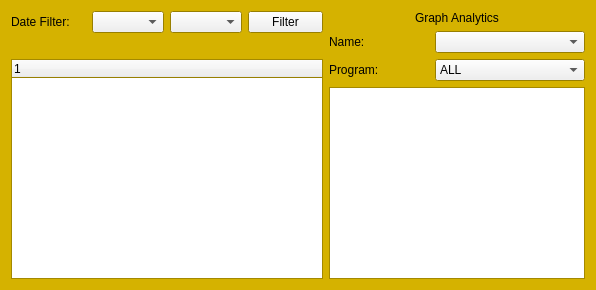
      <widget class="QWidget" name="teach_tab">
       <property name="palette">
        <palette>
         <active>
          <colorrole role="Base">
           <brush brushstyle="SolidPattern">
            <color alpha="255">
             <red>255</red>
             <green>255</green>
             <blue>255</blue>
            </color>
           </brush>
          </colorrole>
          <colorrole role="Window">
           <brush brushstyle="SolidPattern">
            <color alpha="255">
             <red>213</red>
             <green>178</green>
             <blue>0</blue>
            </color>
           </brush>
          </colorrole>
         </active>
         <inactive>
          <colorrole role="Base">
           <brush brushstyle="SolidPattern">
            <color alpha="255">
             <red>255</red>
             <green>255</green>
             <blue>255</blue>
            </color>
           </brush>
          </colorrole>
          <colorrole role="Window">
           <brush brushstyle="SolidPattern">
            <color alpha="255">
             <red>213</red>
             <green>178</green>
             <blue>0</blue>
            </color>
           </brush>
          </colorrole>
         </inactive>
         <disabled>
          <colorrole role="Base">
           <brush brushstyle="SolidPattern">
            <color alpha="255">
             <red>213</red>
             <green>178</green>
             <blue>0</blue>
            </color>
           </brush>
          </colorrole>
          <colorrole role="Window">
           <brush brushstyle="SolidPattern">
            <color alpha="255">
             <red>213</red>
             <green>178</green>
             <blue>0</blue>
            </color>
           </brush>
          </colorrole>
         </disabled>
        </palette>
       </property>
       <property name="autoFillBackground">
        <bool>true</bool>
       </property>
       <attribute name="title">
        <string>TEACHING</string>
       </attribute>
       <layout class="QGridLayout" name="gridLayout_5">
        <item row="0" column="0">
         <layout class="QVBoxLayout" name="verticalLayout_10">
          <item>
           <layout class="QHBoxLayout" name="horizontalLayout_9">
            <item>
             <widget class="QLabel" name="date_filter_lbl_teach">
              <property name="minimumSize">
               <size>
                <width>75</width>
                <height>0</height>
               </size>
              </property>
              <property name="maximumSize">
               <size>
                <width>75</width>
                <height>16777215</height>
               </size>
              </property>
              <property name="text">
               <string>Date Filter:</string>
              </property>
             </widget>
            </item>
            <item>
             <widget class="QComboBox" name="start_date_combo_teach"/>
            </item>
            <item>
             <widget class="QComboBox" name="end_date_combo_teach">
              <property name="minimumSize">
               <size>
                <width>0</width>
                <height>0</height>
               </size>
              </property>
             </widget>
            </item>
            <item>
             <widget class="QPushButton" name="filter_btn_teach">
              <property name="minimumSize">
               <size>
                <width>75</width>
                <height>0</height>
               </size>
              </property>
              <property name="maximumSize">
               <size>
                <width>75</width>
                <height>16777215</height>
               </size>
              </property>
              <property name="text">
               <string>Filter</string>
              </property>
              <property name="flat">
               <bool>false</bool>
              </property>
             </widget>
            </item>
           </layout>
          </item>
          <item>
           <widget class="QLabel" name="domain_lbl_teach">
            <property name="text">
             <string/>
            </property>
            <property name="alignment">
             <set>Qt::AlignCenter</set>
            </property>
           </widget>
          </item>
          <item>
           <widget class="QTreeWidget" name="tree_list_teach">
            <column>
             <property name="text">
              <string notr="true">1</string>
             </property>
            </column>
           </widget>
          </item>
         </layout>
        </item>
        <item row="0" column="1">
         <layout class="QVBoxLayout" name="verticalLayout_8">
          <item>
           <widget class="QLabel" name="graph_lbl_teach">
            <property name="text">
             <string>Graph Analytics</string>
            </property>
            <property name="alignment">
             <set>Qt::AlignCenter</set>
            </property>
           </widget>
          </item>
          <item>
           <layout class="QHBoxLayout" name="horizontalLayout_6">
            <item>
             <widget class="QLabel" name="name_lbl_teach">
              <property name="maximumSize">
               <size>
                <width>100</width>
                <height>40</height>
               </size>
              </property>
              <property name="text">
               <string>Name:</string>
              </property>
             </widget>
            </item>
            <item>
             <widget class="QComboBox" name="name_combo_teach"/>
            </item>
           </layout>
          </item>
          <item>
           <layout class="QHBoxLayout" name="horizontalLayout_7">
            <item>
             <widget class="QLabel" name="program_lbl_teach">
              <property name="maximumSize">
               <size>
                <width>100</width>
                <height>40</height>
               </size>
              </property>
              <property name="text">
               <string>Program:</string>
              </property>
             </widget>
            </item>
            <item>
             <widget class="QComboBox" name="program_combo_teach">
              <property name="currentIndex">
               <number>0</number>
              </property>
              <item>
               <property name="text">
                <string>ALL</string>
               </property>
              </item>
             </widget>
            </item>
           </layout>
          </item>
          <item>
           <widget class="QGraphicsView" name="graph_area_teach">
            <property name="enabled">
             <bool>true</bool>
            </property>
           </widget>
          </item>
         </layout>
        </item>
       </layout>
      </widget>
